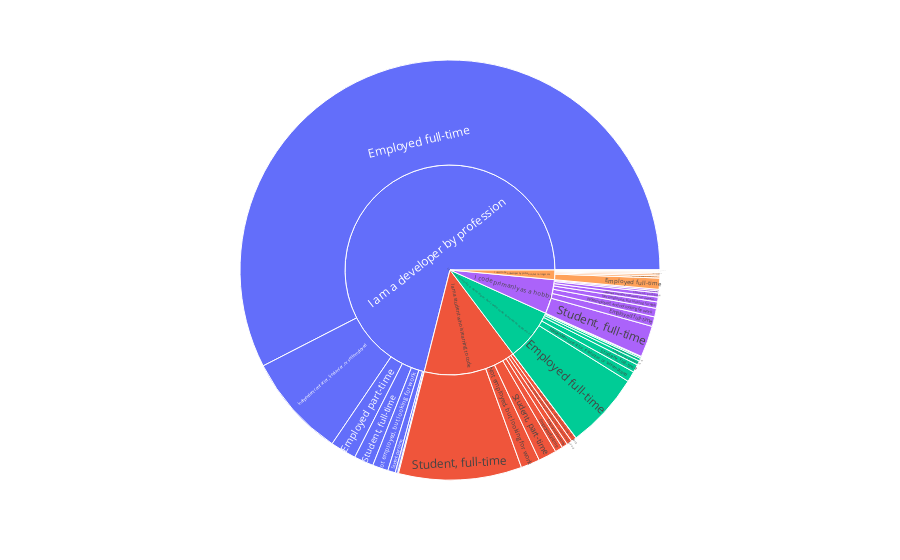

Notebook code cell kept with this figure:
### Code cell
#

newnames = {'col1':'hello', 'col2': 'hi'}

fig = px.sunburst(branchEmploymentEd(df21), path=['MainBranch', 'Employment', 'EdLevel',], values='size', maxdepth = 2,)

#esconder las etiquetas que son demasiado grandes para entrar en el hueco del grafico
fig.update_layout(uniformtext=dict(minsize=10, mode='hide')) 

fig.show()

### Figure 1 — Plotly figure (JSON) as saved in the notebook; plotly's stock layout.template omitted (floating-point values rounded to 4 significant figures; data arrays with more than 128 entries replaced by an {"elided": "..."} marker saying what was removed)
{"data": [{"branchvalues": "total", "domain": {"x": [0, 1], "y": [0, 1]}, "hovertemplate": "labels=%{label}<br>size=%{value}<br>parent=%{parent}<br>id=%{id}<extra></extra>", "ids": {"elided": "344 str values"}, "labels": {"elided": "344 str values"}, "maxdepth": 2, "name": "", "parents": {"elided": "344 str values"}, "type": "sunburst", "values": {"elided": "344 int values"}}], "layout": {"legend": {"tracegroupgap": 0}, "margin": {"t": 60}}}
